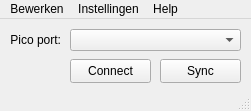
<?xml version="1.0" encoding="UTF-8"?>
<ui version="4.0">
 <class>Rooster_epd</class>
 <widget class="QMainWindow" name="Rooster_epd">
  <property name="geometry">
   <rect>
    <x>0</x>
    <y>0</y>
    <width>251</width>
    <height>111</height>
   </rect>
  </property>
  <property name="sizePolicy">
   <sizepolicy hsizetype="Fixed" vsizetype="Fixed">
    <horstretch>0</horstretch>
    <verstretch>0</verstretch>
   </sizepolicy>
  </property>
  <property name="minimumSize">
   <size>
    <width>251</width>
    <height>111</height>
   </size>
  </property>
  <property name="maximumSize">
   <size>
    <width>251</width>
    <height>111</height>
   </size>
  </property>
  <property name="windowTitle">
   <string>Rooster epd</string>
  </property>
  <widget class="QWidget" name="centralwidget">
   <widget class="QComboBox" name="pico_port">
    <property name="geometry">
     <rect>
      <x>70</x>
      <y>10</y>
      <width>171</width>
      <height>22</height>
     </rect>
    </property>
   </widget>
   <widget class="QLabel" name="label_pico_port">
    <property name="geometry">
     <rect>
      <x>10</x>
      <y>10</y>
      <width>51</width>
      <height>21</height>
     </rect>
    </property>
    <property name="text">
     <string>Pico port:</string>
    </property>
    <property name="alignment">
     <set>Qt::AlignRight|Qt::AlignTrailing|Qt::AlignVCenter</set>
    </property>
   </widget>
   <widget class="QPushButton" name="sync">
    <property name="geometry">
     <rect>
      <x>160</x>
      <y>40</y>
      <width>81</width>
      <height>24</height>
     </rect>
    </property>
    <property name="text">
     <string>Sync</string>
    </property>
   </widget>
   <widget class="QPushButton" name="connect_button">
    <property name="geometry">
     <rect>
      <x>70</x>
      <y>40</y>
      <width>81</width>
      <height>24</height>
     </rect>
    </property>
    <property name="text">
     <string>Connect</string>
    </property>
   </widget>
  </widget>
  <widget class="QStatusBar" name="statusbar"/>
  <widget class="QMenuBar" name="menuBar">
   <property name="geometry">
    <rect>
     <x>0</x>
     <y>0</y>
     <width>251</width>
     <height>22</height>
    </rect>
   </property>
   <widget class="QMenu" name="menuSettings">
    <property name="title">
     <string>Instellingen</string>
    </property>
    <addaction name="actionZermelo_koppelen"/>
    <addaction name="actionTijden_instellen"/>
    <addaction name="actionWiFi_netwerken"/>
    <addaction name="separator"/>
    <addaction name="actionRefresh_ports"/>
   </widget>
   <widget class="QMenu" name="menuBewerken">
    <property name="title">
     <string>Bewerken</string>
    </property>
    <addaction name="actionNotities_bewerken"/>
    <addaction name="actionAfspraken_bewerken"/>
   </widget>
   <widget class="QMenu" name="menuHelp">
    <property name="title">
     <string>Help</string>
    </property>
    <addaction name="actionGithub_repository"/>
    <addaction name="separator"/>
    <addaction name="actionOver_Rooster_epd"/>
   </widget>
   <addaction name="menuBewerken"/>
   <addaction name="menuSettings"/>
   <addaction name="menuHelp"/>
  </widget>
  <action name="actionTijden_instellen">
   <property name="text">
    <string>Tijden instellen</string>
   </property>
  </action>
  <action name="actionZermelo_koppelen">
   <property name="text">
    <string>Zermelo koppelen</string>
   </property>
  </action>
  <action name="actionRefresh_ports">
   <property name="text">
    <string>Refresh ports</string>
   </property>
  </action>
  <action name="actionNotities_bewerken">
   <property name="text">
    <string>Notities bewerken</string>
   </property>
  </action>
  <action name="actionAfspraken_bewerken">
   <property name="text">
    <string>Afspraken bewerken</string>
   </property>
  </action>
  <action name="actionOver_Rooster_epd">
   <property name="text">
    <string>Over Rooster epd</string>
   </property>
  </action>
  <action name="actionGithub_repository">
   <property name="text">
    <string>Github repository</string>
   </property>
  </action>
  <action name="actionWiFi_netwerken">
   <property name="text">
    <string>Wi-Fi netwerken</string>
   </property>
  </action>
 </widget>
 <resources/>
 <connections/>
</ui>
